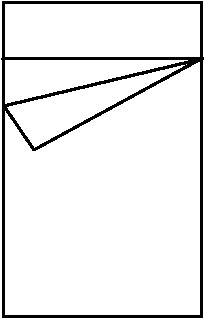
#> input picture object/bed.png, 204 x 318 px, found by its file name
$ python 1.py
#> lines starting #> are read from the running program, lines starting #| are printed output that depends on the picture; pictures that were not available may be replaced by others from this repository, and a replacement may not be noted
'''from PIL import Image
layer1=Image.open("door1.png")
layer2=Image.open("file_91.png")
print layer1.mode
print layer2.mode
# [4 lines of commented-out code are left out]
x=Image.blend(layer1,layer2, 0.5)
x.show()'''

import os
from PIL import Image, ImageDraw, ImageFont
img = Image.open('bed.png')
#> img is the input picture: PIL image 204x318 RGBA; mean R, G, B, A 234.9, 234.9, 234.9, 20.1
img = img.convert("RGBA")

pixdata = img.load()

width, height = img.size
#> width = 204; height = 318
for y in xrange(height):
    for x in xrange(width):
        if pixdata[x, y] == (255, 255, 255, 255):
            pixdata[x, y] = (255, 255, 255, 0)

img.save("img5.png", "PNG")
filename='img3.png'
ironman = Image.open(filename, 'r')
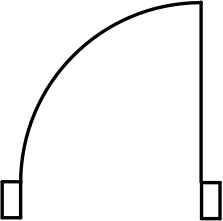
#> input picture object/door1.png, 223 x 221 px, given in place of img3.png, which was not available
#> ironman is the input picture: PIL image 223x221 RGBA; mean R, G, B, A 243.2, 243.2, 243.2, 16.4
filename1='file_91.png'
bg = Image.open(filename1, 'r')
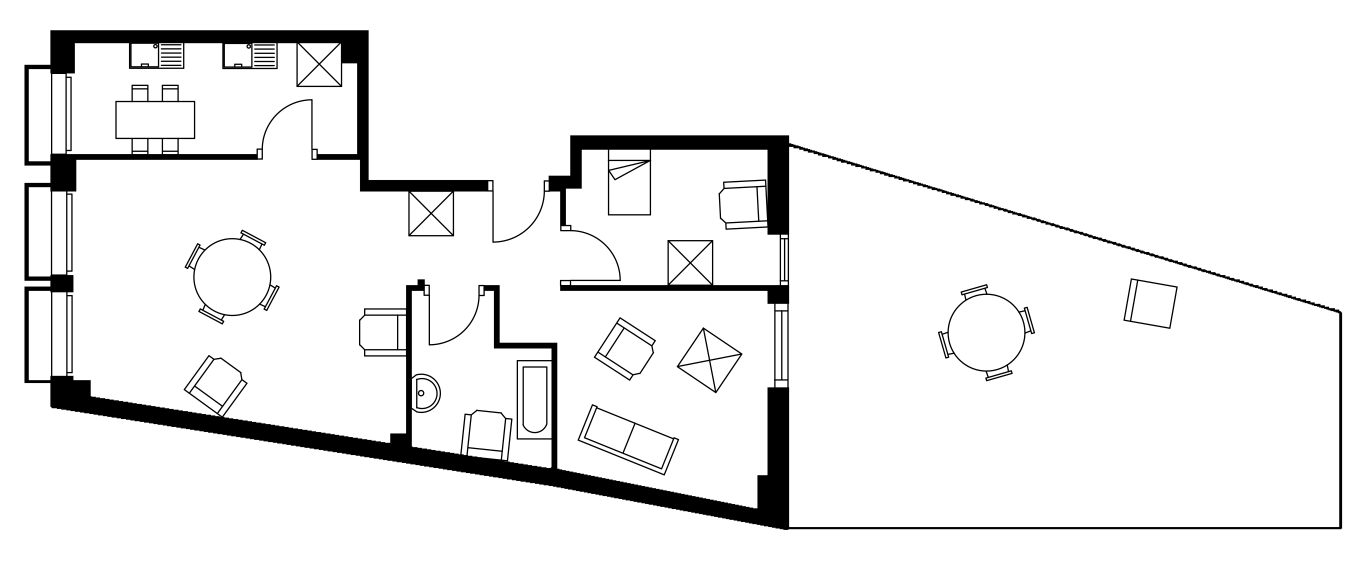
#> input picture file_91.png, 6776 x 2859 px (shown at 1/5 size)
#> bg is the input picture: PIL image 6776x2859 RGBA; mean R, G, B, A 237.5, 237.5, 237.5, 255
text_img = Image.new('RGBA', (600,320), (0, 0, 0, 0))
#> text_img: PIL image 600x320 RGBA; every value is 0
text_img.paste(bg, (0,0))
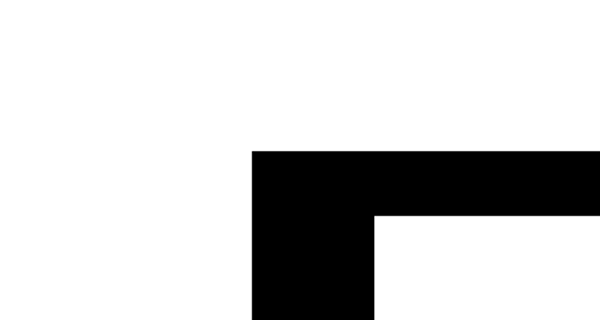
#> text_img: PIL image 600x320 RGBA; mean R, G, B, A 208.1, 208.1, 208.1, 255
text_img.paste(ironman, (0,0), mask=ironman)
text_img.show()
#text_img.save("ball.png", format="png")
